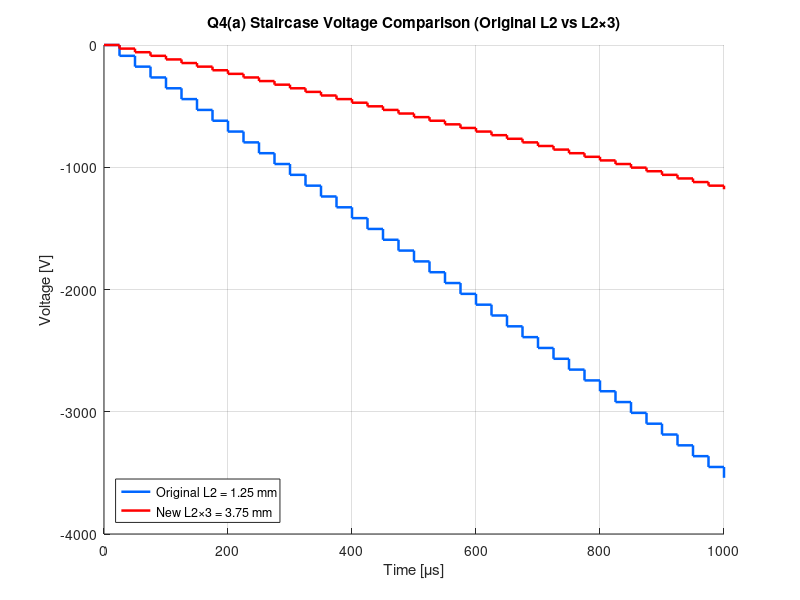
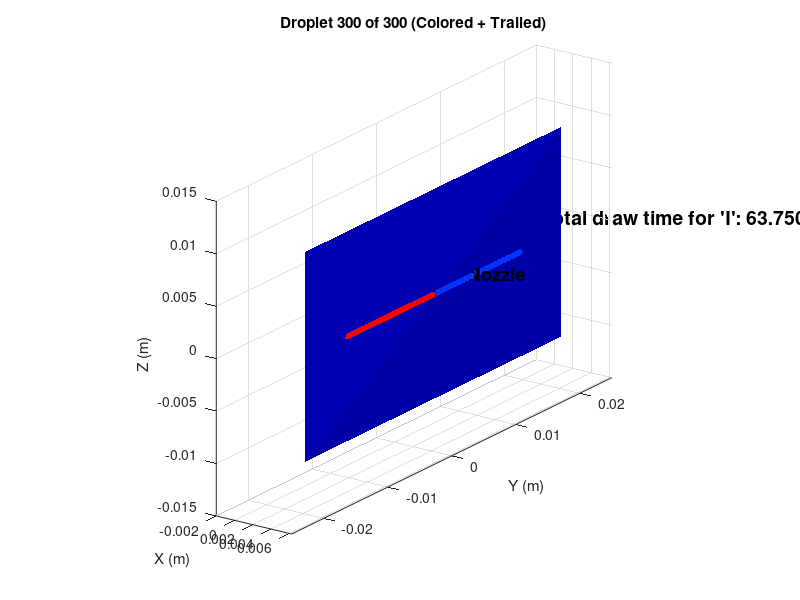

Source code (MATLAB) for these figures, in order:

clear; clc; close all;


Vx = 20.0;          % droplet horizontal speed [m/s]
W  = 1e-3;          % capacitor plate spacing [m]
L1 = 0.5e-3;        % capacitor length [m]
L2 = 1.25e-3;       % original distance to paper [m]
L2_new = 3 * L2;    % Q4(a): tripled distance to paper

rho = 1000;         % density
d   = 84e-6;        % droplet diameter
q   = -1.9e-10;     % droplet charge

volume = (pi/6) * d^3;
m = rho * volume;

dpi = 300;
pitch = 0.0254 / dpi;

T_cap = L1 / Vx;    % time inside capacitor

coef_orig = (m * W * Vx^2) / (q * L1 * L2);
coef_new  = (m * W * Vx^2) / (q * L1 * L2_new);

dV_orig = abs(coef_orig) * pitch;
dV_new  = abs(coef_new) * pitch;

fprintf("\n----- Q4(a) Voltage Results -----\n");
fprintf("Original L2 pixel voltage = %.2f V\n", dV_orig);
fprintf("New L2×3 pixel voltage     = %.2f V\n", dV_new);
fprintf("Reduction factor           = %.2f\n", dV_new/dV_orig);


N_demo = 40;
t = (0:N_demo) * T_cap;

V_steps_orig = -(0:N_demo) * dV_orig;
V_steps_new  = -(0:N_demo) * dV_new;

figure('Color','w','Position',[200 200 900 500]); hold on; grid on;

stairs(t*1e6, V_steps_orig, 'LineWidth',1.8,'Color',[0 0.4 1]);
stairs(t*1e6, V_steps_new,  'LineWidth',1.8,'Color',[1 0 0]);

xlabel('Time [\mus]');
ylabel('Voltage [V]');
title('Q4(a) Staircase Voltage Comparison (Original L2 vs L2×3)');
legend('Original L2 = 1.25 mm','New L2×3 = 3.75 mm','Location','southwest');

D = L1 + L2_new;       % New total distance to paper

N_drops = 300;         % Draw a full 1-inch "I"
midpoint = floor(N_drops/2);

pixel_index = (1:N_drops) - midpoint;

Vpix_all = pixel_index * dV_new;    % Pixel voltages
y_targets = pixel_index * pitch;    % Ideal y-positions on paper

figure('Color','w','Position',[200 50 1200 700]);
ax = axes(); hold(ax,'on'); grid(ax,'on');
axis equal;

xlabel('X (m)'); ylabel('Y (m)'); zlabel('Z (m)');
xlim([-0.002, D + 0.002]);
ylim([-0.025 0.025]);
zlim([-0.015 0.015]);

title('Drawing the Letter "I" with L2×3 (ULTRA FAST, Enlarged View, Color Coded)');


px = D;
py = [-0.02 0.02 0.02 -0.02];
pz = [-0.01 -0.01 0.01 0.01];
patch(px*ones(1,4), py, pz,'b','FaceAlpha',0.17, 'EdgeColor','none');


plot3(0, 0, 0, 'ks', 'MarkerSize', 14, 'MarkerFaceColor','k');
text(0, 0.003, 0, 'Inkjet Nozzle','FontSize',13,'FontWeight','bold');

[sx,sy,sz] = sphere(6);
sx = sx*(d/2); sy = sy*(d/2); sz = sz*(d/2);
drop = surf(sx, sy, sz, 'FaceColor','k','EdgeColor','none');

view(35, 20);
camlight headlight;



for n = 1:N_drops
    
    V = Vpix_all(n);
    E = V / W;
    ay = q*E/m;

    % ----- Motion inside capacitor -----
    T1 = L1 / Vx;
    t1 = linspace(0, T1, 3);
    x1 = Vx * t1;
    y1 = 0.5 * ay * t1.^2;

    % ----- Motion after capacitor -----
    Vy = ay * T1;
    T2 = L2_new / Vx;
    t2 = linspace(0, T2, 3);
    x2 = L1 + Vx * t2;
    y2 = y1(end) + Vy * t2;

    % Combined path
    x = [x1 x2];
    y = [y1 y2];
    z = zeros(size(x));

    % ----- Color coding -----
    if V > 0
        droplet_color = [1 0 0];
    elseif V < 0
        droplet_color = [0 0.2 1];
    else
        droplet_color = [0 0 0];
    end
    set(drop,'FaceColor',droplet_color);

    % ----- Trajectory trail -----
    trail = plot3(x, y, z, '-', 'Color', droplet_color, 'LineWidth', 1.2);

    % ----- Animate droplet -----
    for k = 1:length(x)
        set(drop,'XData',sx + x(k), ...
                 'YData',sy + y(k), ...
                 'ZData',sz + z(k));
        title(sprintf('Droplet %d of %d (Colored + Trailed)', n, N_drops));
        drawnow limitrate;
    end

    % Landing mark
    plot3(x(end), y(end), 0, '.', 'Color', droplet_color, 'MarkerSize', 14);

    delete(trail);
end


total_time = N_drops * (T_cap + T2);   % seconds for full pattern

text_position = [0.0005, 0.022, 0];
time_string = sprintf("Total draw time for 'I': %.4f ms", total_time*1000);

text(text_position(1), text_position(2), text_position(3), ...
     time_string, 'FontSize',14, 'FontWeight','bold', 'Color','k');

fprintf("\nTotal time to draw 'I' = %.4f ms\n", total_time*1000);


disp("Color-coded + Trailed Simulation Complete!");
